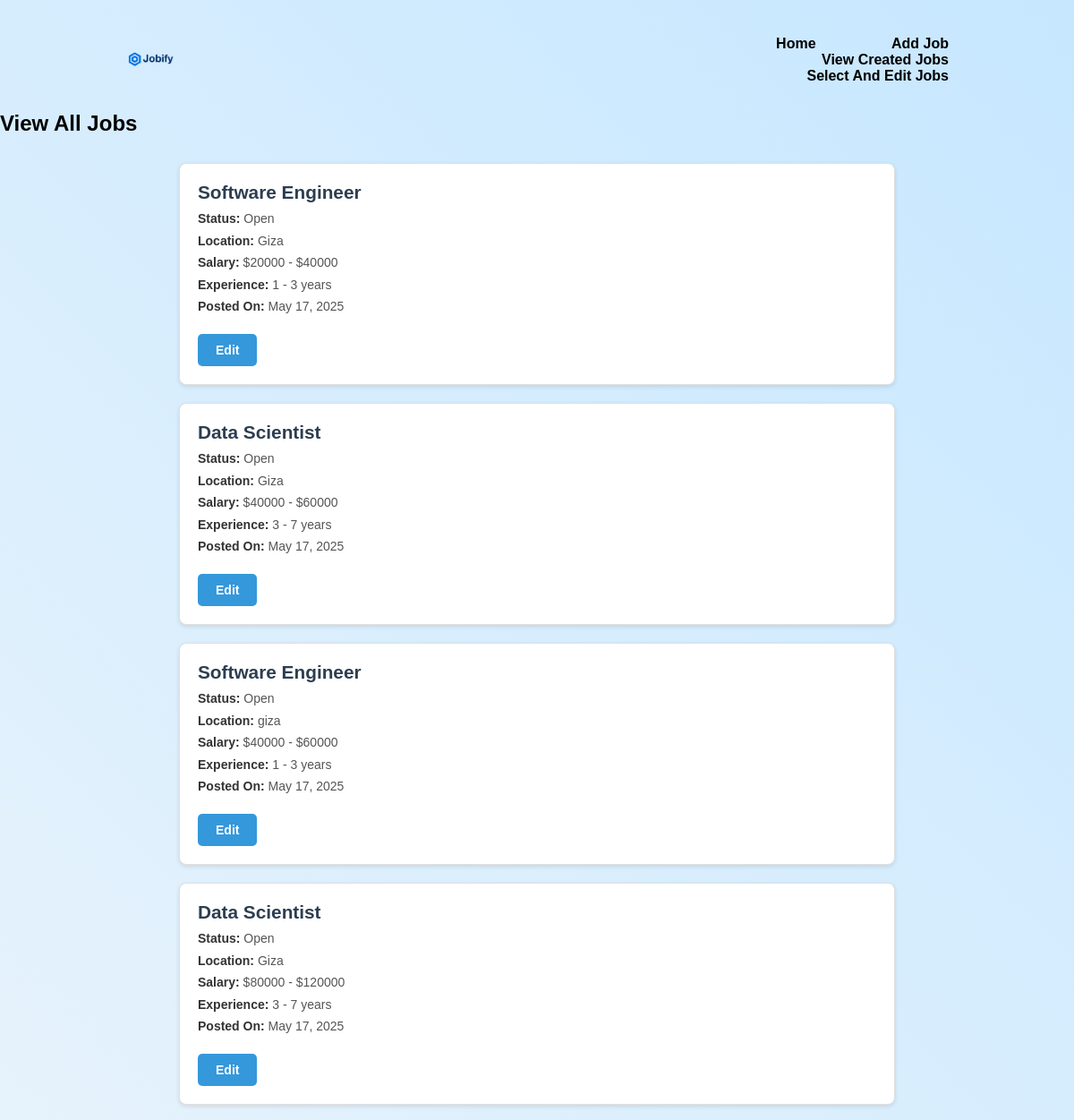
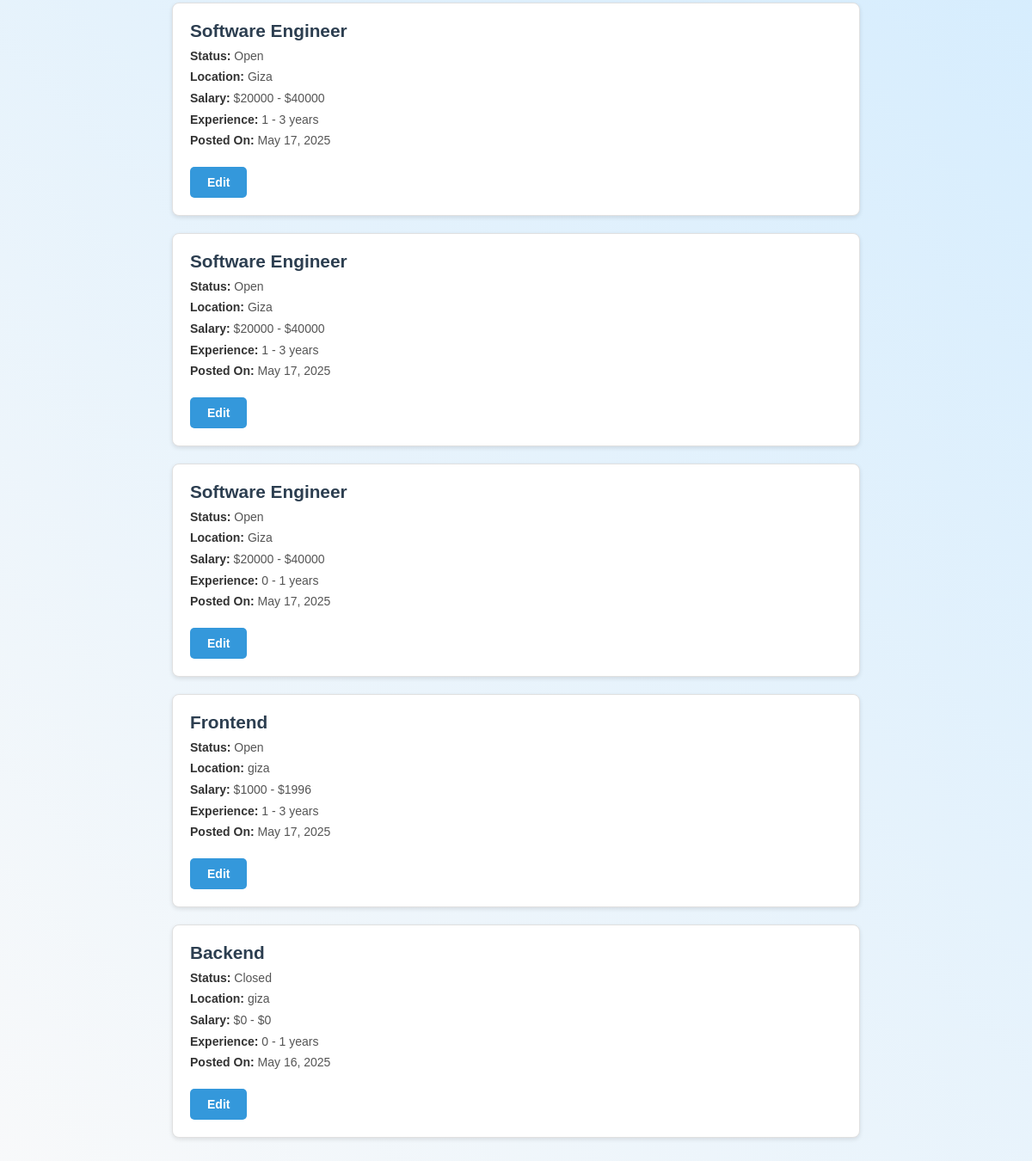
/selectAndEditJobs/ (signed in), run on the app's committed database (2 pictures, top to bottom).
### base/models.py (models this page shows, shortened)
class Job(models.Model):
    STATUS_CHOICES = [
        ('Open', 'Open'),
        ('Closed', 'Closed'),
    ]
    employer = models.ForeignKey(User, on_delete=models.CASCADE, related_name='posted_jobs')
    title = models.CharField(max_length=200)
    description = models.TextField()
    min_experience = models.IntegerField(default=0, null = False)  # New: For filtering
    max_experience = models.IntegerField(default=1, null = False)   # New
    min_salary = models.IntegerField(default=0, null = False)      # New: Replace CharField
    max_salary = models.IntegerField(default=0, null = False)      # New
    requirements = models.TextField()
    location = models.CharField(max_length=200)
    status = models.CharField(max_length=10, choices=STATUS_CHOICES, default='Open')  # New
    datePosted = models.DateTimeField(auto_now_add=True)
    updateDate = models.DateTimeField(auto_now=True)
    class Meta:
        ordering = ['-updateDate', '-datePosted']

### base/views.py (the view, shortened to what this page needs)
# urls.py: path('selectAndEditJobs/', views.selectAndEditJobs, name='selectAndEditJobs'),
@login_required(login_url='login')
def selectAndEditJobs(request):
    jobs = Job.objects.filter(employer=request.user).order_by('-datePosted')
    selected_job = None
    job_id = request.GET.get('job_id')
    return render(request, 'base/selectAndEditJobs.html', {'jobs': jobs, 'selected_job': selected_job})

### base/templates/base/selectAndEditJobs.html (shortened to what this page needs)
{% load static %}
<!DOCTYPE html>
<html lang="en">
<head>
    <link rel="stylesheet" href="{% static 'css/selectAndEditJobs.css' %}" />
    <link rel="stylesheet" href="{% static 'css/global.css' %}" />
</head>
<body>
    <div class="hero">
        <nav>
            <a href="{% url 'adminPage' %}">
                <img src="{% static 'images/logo.png' %}" alt="Logo" class="logo" />
            </a>
            <ul>
                <li><a href="{% url 'adminPage' %}">Home</a></li>
                <li><a href="{% url 'addJobAdmin' %}">Add Job</a></li>
                <li><a href="{% url 'viewCreatedJobs' %}">View Created Jobs</a></li>
                <li><a href="{% url 'selectAndEditJobs' %}">Select And Edit Jobs</a></li>
            </ul>
        </nav>
        <div class="jobs-container">
            <h2>View All Jobs</h2>
            {% if jobs %}
                <ul class="job-list">
                    {% for job in jobs %}
                        <li class="job-item">
                            <h3>{{ job.title }}</h3>
                            <p><strong>Status:</strong> {{ job.status }}</p>
                            <p><strong>Location:</strong> {{ job.location }}</p>
                            <p><strong>Salary:</strong> ${{ job.min_salary }} - ${{ job.max_salary }}</p>
                            <p><strong>Experience:</strong> {{ job.min_experience }} - {{ job.max_experience }} years</p>
                            <p><strong>Posted On:</strong> {{ job.datePosted|date:"M d, Y" }}</p>
                            <a href="?job_id={{ job.id }}" class="btn-edit">Edit</a>
                        </li>
                    {% endfor %}
                </ul>
            {% else %}
                <p>You haven't posted any jobs yet.</p>
            {% endif %}
        </div>
    </div>
</body>
</html>

### static/css/selectAndEditJobs.css (style rules this page uses)
.job-list { max-width: 800px; margin: 30px auto; padding: 0; list-style: none; font-family: Arial, sans-serif; }
.job-list h3 { color: #2c3e50; margin: 0 0 8px 0; font-size: 1.3em; }
.job-item { border: 1px solid #e0e0e0; border-radius: 8px; padding: 20px; margin-bottom: 20px; box-shadow: 0 2px 5px rgba(0,0,0,0.1); transition: all 0.3s ease; background-color: #fff; }
.job-item p { margin: 5px 0; color: #555; font-size: 14px; line-height: 1.4; }
.job-item p strong { color: #333; }
.btn-edit { display: inline-block; margin-top: 15px; padding: 10px 20px; background-color: #3498db; color: white; text-decoration: none; border-radius: 5px; font-weight: bold; font-size: 14px; transition: background-color 0.3s ease; cursor: pointer; }

### static/css/global.css (style rules this page uses)
* { margin: 0; padding: 0; font-family: 'Poppins', sans-serif; box-sizing: border-box; }
.hero { background-color: #F8F9FA; background-image: linear-gradient(45deg,#F8F9FA , #c6e7ff); width: 100%; height: auto; min-height: 100vh; padding: 10px 0; overflow: hidden; position: relative; }
.hero nav { width: 100%; display: flex; align-items: center; justify-content: space-between; padding: 10px 10%; margin: 20px; }
.hero nav .logo { width: 10%; cursor: pointer; }
.hero nav ul { list-style: none; flex: 1; text-align: right; }
.hero nav ul li { display: inline-block; list-style: none; margin: 0 30px; }
.hero nav ul li a { text-decoration: none; color: #000; font-weight: 600; padding: 10px; border: none; outline: none; border-radius: 30px; }

### data on the page
Job: title "Software Engineer", status "Open", location "Giza", min_salary "20000", max_salary "40000", min_experience "1", max_experience "3", datePosted "May 17, 2025"
Job: title "Data Scientist", status "Open", location "Giza", min_salary "40000", max_salary "60000", min_experience "3", max_experience "7", datePosted "May 17, 2025"
Job: title "Software Engineer", status "Open", location "giza", min_salary "40000", max_salary "60000", min_experience "1", max_experience "3", datePosted "May 17, 2025"
Job: title "Data Scientist", status "Open", location "Giza", min_salary "80000", max_salary "120000", min_experience "3", max_experience "7", datePosted "May 17, 2025"
Job: title "Software Engineer", status "Open", location "Giza", min_salary "20000", max_salary "40000", min_experience "1", max_experience "3", datePosted "May 17, 2025"
Job: title "Software Engineer", status "Open", location "Giza", min_salary "20000", max_salary "40000", min_experience "1", max_experience "3", datePosted "May 17, 2025"
Job: title "Software Engineer", status "Open", location "Giza", min_salary "20000", max_salary "40000", min_experience "0", max_experience "1", datePosted "May 17, 2025"
Job: title "Frontend", status "Open", location "giza", min_salary "1000", max_salary "1996", min_experience "1", max_experience "3", datePosted "May 17, 2025"
Job: title "Backend", status "Closed", location "giza", min_salary "0", max_salary "0", min_experience "0", max_experience "1", datePosted "May 16, 2025"
